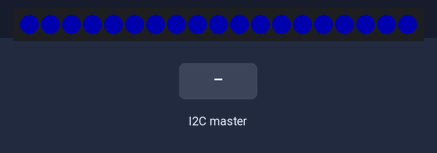
This sketch was run on a simulated Arduino Uno, built with avr-gcc and run on an emulated ATmega328P. Parts: 19 RGB LEDs in strip order, left to right. The test bench sets the inputs (shaded band). Dim RGB values are drawn brighter than linear.

Above: at 1.2 s.
1.3 s: the I2C master sends the byte 90
At 1.36 s:
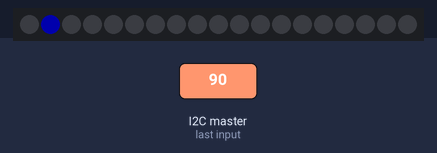
Timing chart, 0 to 4.3 s (numbered marks = the images above; inputs shaded):
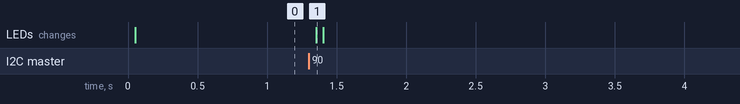

The sketch:

LEDs.ino
```cpp
#include <Adafruit_NeoPixel.h>
#include <Wire.h>
#ifdef __AVR__
 #include <avr/power.h> // Required for 16 MHz Adafruit Trinket
#endif

// Which pin on the Arduino is connected to the NeoPixels?
// On a Trinket or Gemma we suggest changing this to 1:
#define LED_PIN    6

// How many NeoPixels are attached to the Arduino?
#define LED_COUNT 19

// Declare our NeoPixel strip object:
Adafruit_NeoPixel strip(LED_COUNT, LED_PIN, NEO_GRB + NEO_KHZ800);
// Argument 1 = Number of pixels in NeoPixel strip
// Argument 2 = Arduino pin number (most are valid)
// Argument 3 = Pixel type flags, add together as needed:
//   NEO_KHZ800  800 KHz bitstream (most NeoPixel products w/WS2812 LEDs)
//   NEO_KHZ400  400 KHz (classic 'v1' (not v2) FLORA pixels, WS2811 drivers)
//   NEO_GRB     Pixels are wired for GRB bitstream (most NeoPixel products)
//   NEO_RGB     Pixels are wired for RGB bitstream (v1 FLORA pixels, not v2)
//   NEO_RGBW    Pixels are wired for RGBW bitstream (NeoPixel RGBW products)


// setup() function -- runs once at startup --------------------------------

int colorIndex = 0;//frame variable, chnages from loop
int pattern=-1;//pattern led strips are on, read in from master/robot
long startTime=-1;const long endTime=30000;//timer variables for endgame
int DHpin = 8;//idk, I copied this blindly, I don't think this does anything
byte dat[5];//same as above
uint32_t teamColor=strip.Color(0,0,255);//color of team, default to green, can be set by master/robot to alliance color
void setup() {
  // These lines are specifically to support the Adafruit Trinket 5V 16 MHz.
  // Any other board, you can remove this part (but no harm leaving it):
#if defined(__AVR_ATtiny85__) && (F_CPU == 16000000)
  clock_prescale_set(clock_div_1);
#endif
  // END of Trinket-specific code.

  strip.begin();           // INITIALIZE NeoPixel strip object (REQUIRED)
  strip.show();            // Turn OFF all pixels ASAP
  strip.setBrightness(50); // Set BRIGHTNESS to about 1/5 (max = 255)
  Wire.begin(18);//begin I2C
  Wire.onReceive(receiveEvent); // set up data slave recieved
}

void loop() {
//  pattern=(int)((millis()-testStart)/testInc)-1;if(pattern>7){pattern=7;} // used for timed demo
  switch(pattern){//sets up lights to patterns
    //note: every function returns a color based on colorIndex, the pixel index, and optional color parameters.
    //      the for loops set the pixels to have their corrseponding colors based on the pattern function on the colorIndex frame
    case 8://reset code
      startTime=-1;
      colorIndex = 0;
      pattern=-1;
    case 7://green back and forth timer
      if(startTime<0){startTime=millis();}
      for(int i=0;i<LED_COUNT;i++){strip.setPixelColor(i,Timer(colorIndex, i, strip.Color(0,0,250)));}
      delay(10);
      break;
    case 6://blue back and forth timer
      if(startTime<0){startTime=millis();}
      for(int i=0;i<LED_COUNT;i++){strip.setPixelColor(i,Timer(colorIndex, i, strip.Color(0,250,0)));}
      delay(10);
      break;
    case 5://moving red and green gradient
      for(int i=0;i<LED_COUNT;i++){strip.setPixelColor(i,MovingRedGreenGradient(colorIndex, i));}
      delay(25);
      break;
    case 4://green theater lights
      for(int i=0;i<LED_COUNT;i++){strip.setPixelColor(i,TheaterLights(colorIndex, i, strip.Color(0,0,250), strip.Color(0,0,0)));}
      delay(100);
      break;
    case 3://moving green and blue gradient
      for(int i=0;i<LED_COUNT;i++){strip.setPixelColor(i,MovingGreenBlueGradient(colorIndex, i));}
      delay(25);
      break;
    case 2://red theater lights
      for(int i=0;i<LED_COUNT;i++){strip.setPixelColor(i,TheaterLights(colorIndex, i, strip.Color(250,0,0), strip.Color(0,0,0)));}
      delay(100);
      break;
    case 1://blue theater lights
      for(int i=0;i<LED_COUNT;i++){strip.setPixelColor(i,TheaterLights(colorIndex, i, strip.Color(0,250,0), strip.Color(0,0,0)));}
      delay(100);
      break;
    case 0://orange theater lights
      for(int i=0;i<LED_COUNT;i++){strip.setPixelColor(i,TheaterLights(colorIndex, i, strip.Color(255,0,115), strip.Color(0,0,0)));}
      delay(100);
      break;
    default://display team/alliance color
      for(int i=0;i<LED_COUNT;i++){strip.setPixelColor(i,teamColor);}
      delay(50);
      break;
  }
  strip.show();//show
  colorIndex++;//next frame
}
void receiveEvent(int howMany) {
    while (0 < Wire.available()) {//if we get new code
        byte x = Wire.read();//read in code
        if(x%10==0 && x!=0){pattern = x/10-1;}//first code must be non-zero multiple of 10
        if(pattern==8 && Wire.available()){//for code 90 reset, check if new alliance color being set
          x=Wire.read();//read in alliance code
          if(x==5){//red alliance
            teamColor=strip.Color(255,0,0);
          }else if(x==15){//blue alliance
            teamColor=strip.Color(0,255,0);
          }
        }
    }
}

uint32_t Timer(int c, int i, uint32_t color){//user timer proportion to light up specific pixel
  if(c%2==0 && 2>(i+c)%int(LED_COUNT*(1-(millis()-startTime)/endTime)) && i*endTime>LED_COUNT*(millis()-startTime)){return(color);}
  return(strip.Color(0,0,0));
}

uint32_t MovingRedGreenGradient(int c, int i){//pixel depends on ratio of red and green
  return(strip.Color(255*((i+c)%LED_COUNT)/LED_COUNT,0,255*(LED_COUNT-(i+c)%LED_COUNT)/LED_COUNT%255));
}
uint32_t MovingGreenBlueGradient(int c, int i){//pixel depends on ratio of green and blue
  return(strip.Color(0,255*((i+c)%LED_COUNT)/LED_COUNT,255*(LED_COUNT-(i+c)%LED_COUNT)/LED_COUNT%255));
}
uint32_t TheaterLights(int c, int i, uint32_t color1, uint32_t color2){//pixel on color 1 or 2 depending on frame
  if(i%2==c%2){return(color1);}return(color2);
}
uint32_t HSV2RGB(uint32_t h, double s, double v){//converts HSV colors to RGB integer, used for rainbows
  //note: idea is copied from google, math is created from thin air, can be trusted, cannot be explained
  h%=360;
  double c = v*s;//vs proportion
  double x= c*(1-abs((h/60)%2-1));//assigning x
  double m = v-c;//remaining c-v
  uint8_t r=(uint8_t)(((abs(180-h)>120)*c+(abs(180-h)>60)*(x-c)+m)*255);//red
  uint8_t g=(uint8_t)(((abs(120-h)<60)*c+(abs(120-h)<120)*(x-c)+m)*255);//green
  uint8_t b=(uint8_t)(((abs(240-h)<60)*c+(abs(240-h)<120)*(x-c)+m)*255);//blue
  return(strip.Color(r,g,b));//convert to uint32_t
}
uint32_t RainbowColor(int c, int i){//solid rainbow, change with c
  return(HSV2RGB((c*18)%360,1,1));
//return(strip.Color(0,255,0));
}
uint32_t SeizureRainbowColor(int c, int i){//Rainbow but blinking
  if(c%2==0)return(RainbowColor(c/2, i));
  return(strip.Color(0,0,0));
}
uint32_t MovingRainbow(int c, int i){//Moving rainbow
  return(RainbowColor(c+i,i));
}
```

Measured:
- after the input at 1.3 s, the LEDs: change after 0.05 s (image 1)
